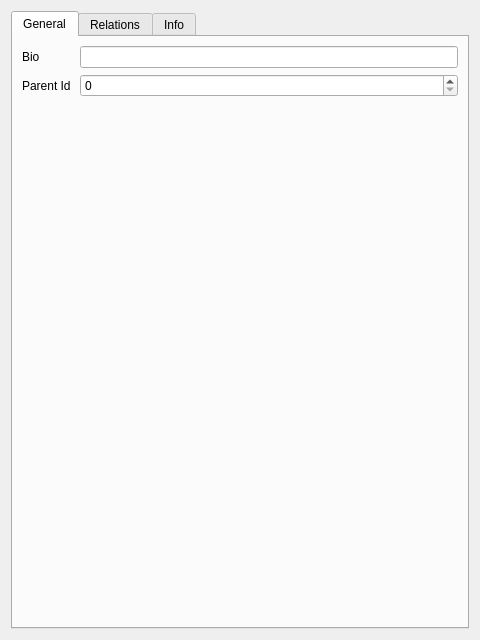
<?xml version="1.0" encoding="UTF-8"?>
<ui version="4.0">
 <class>QtProfileEditor</class>
 <widget class="QWidget" name="QtProfileEditor">
  <property name="geometry">
   <rect>
    <x>0</x>
    <y>0</y>
    <width>480</width>
    <height>640</height>
   </rect>
  </property>
  <property name="windowTitle">
   <string>Profile Editor</string>
  </property>
  <layout class="QVBoxLayout" name="verticalLayout">
   <item>
    <widget class="QTabWidget" name="main_tab">
     <property name="currentIndex">
      <number>0</number>
     </property>
     
     <widget class="QWidget" name="tab_general">
      <attribute name="title">
       <string>General</string>
      </attribute>
      <layout class="QFormLayout" name="formLayout">
     
       <item row="0" column="0">
        <widget class="QLabel" name="lbl_bio">
         <property name="text">
          <string>Bio </string>
         </property>
        </widget>
       </item>
       <item row="0" column="1">
                <widget class="QLineEdit" name="c_bio"/>
       </item>
     
       <item row="1" column="0">
        <widget class="QLabel" name="lbl_parent_id">
         <property name="text">
          <string>Parent Id </string>
         </property>
        </widget>
       </item>
       <item row="1" column="1">
                <widget class="QSpinBox" name="c_parent_id"/>
       </item>
     
      </layout>
     </widget>
     
     <widget class="QWidget" name="tab_relations">
      <attribute name="title">
       <string>Relations</string>
      </attribute>
      <layout class="QFormLayout" name="formLayout">
     
       <item row="0" column="0">
        <widget class="QLabel" name="lbl_parent">
         <property name="text">
          <string>Parent </string>
         </property>
        </widget>
       </item>
       <item row="0" column="1">
                <widget class="QCheckBox" name="c_parent"/>
       </item>
     
      </layout>
     </widget>
     
     <widget class="QWidget" name="tab_info">
      <attribute name="title">
       <string>Info</string>
      </attribute>
      <layout class="QFormLayout" name="formLayout">
     
       <item row="0" column="0">
        <widget class="QLabel" name="lbl_id">
         <property name="text">
          <string>Id </string>
         </property>
        </widget>
       </item>
       <item row="0" column="1">
                <widget class="QSpinBox" name="c_id"/>
       </item>
     
      </layout>
     </widget>
     
    </widget>
   </item>
  </layout>
 </widget>
 <customwidgets>
 </customwidgets>
 <resources/>
 <connections/>
</ui>
